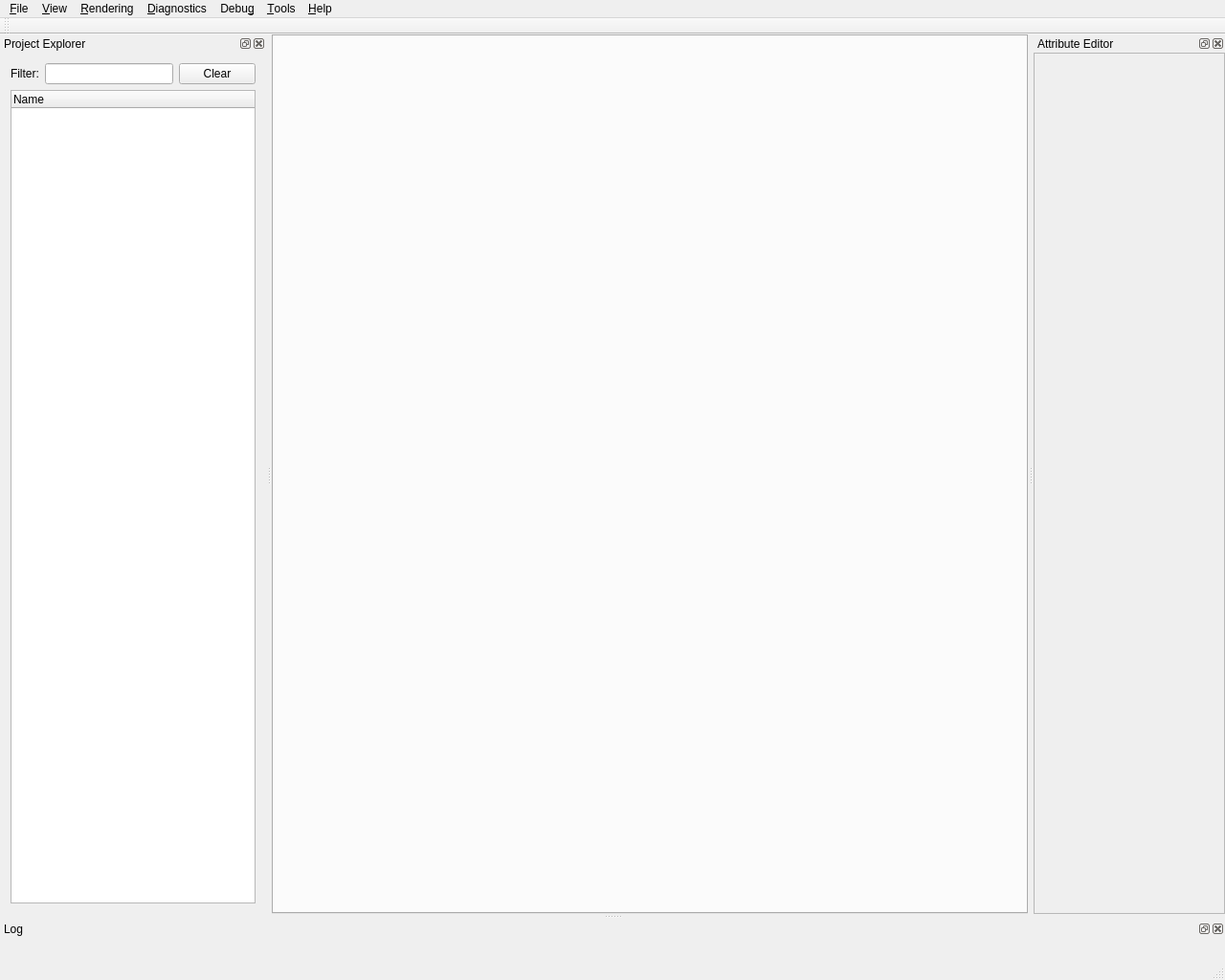
<?xml version="1.0" encoding="UTF-8"?>
<ui version="4.0">
 <class>MainWindow</class>
 <widget class="QMainWindow" name="MainWindow">
  <property name="geometry">
   <rect>
    <x>0</x>
    <y>0</y>
    <width>1280</width>
    <height>1024</height>
   </rect>
  </property>
  <property name="windowTitle">
   <string>appleseed.studio</string>
  </property>
  <property name="locale">
   <locale language="C" country="AnyCountry"/>
  </property>
  <property name="toolButtonStyle">
   <enum>Qt::ToolButtonIconOnly</enum>
  </property>
  <property name="animated">
   <bool>false</bool>
  </property>
  <widget class="QWidget" name="main_window_contents">
   <layout class="QGridLayout" name="gridLayout_3">
    <property name="leftMargin">
     <number>0</number>
    </property>
    <property name="topMargin">
     <number>0</number>
    </property>
    <property name="rightMargin">
     <number>0</number>
    </property>
    <property name="bottomMargin">
     <number>0</number>
    </property>
    <item row="0" column="0">
     <widget class="QTabWidget" name="tab_render_channels">
      <property name="currentIndex">
       <number>-1</number>
      </property>
     </widget>
    </item>
   </layout>
  </widget>
  <widget class="QMenuBar" name="main_menubar">
   <property name="geometry">
    <rect>
     <x>0</x>
     <y>0</y>
     <width>1280</width>
     <height>20</height>
    </rect>
   </property>
   <widget class="QMenu" name="menu_file">
    <property name="title">
     <string>&amp;File</string>
    </property>
    <widget class="QMenu" name="menu_file_open_builtin_project">
     <property name="title">
      <string>Open &amp;Built-in Project</string>
     </property>
     <addaction name="action_file_open_builtin_project_cornellbox"/>
    </widget>
    <widget class="QMenu" name="menu_open_recent">
     <property name="title">
      <string>Open Recen&amp;t</string>
     </property>
    </widget>
    <addaction name="action_file_new_project"/>
    <addaction name="action_file_open_project"/>
    <addaction name="menu_open_recent"/>
    <addaction name="menu_file_open_builtin_project"/>
    <addaction name="action_file_reload_project"/>
    <addaction name="separator"/>
    <addaction name="action_file_monitor_project"/>
    <addaction name="separator"/>
    <addaction name="action_file_save_project"/>
    <addaction name="action_file_save_project_as"/>
    <addaction name="separator"/>
    <addaction name="action_file_close_project"/>
    <addaction name="separator"/>
    <addaction name="action_file_exit"/>
   </widget>
   <widget class="QMenu" name="menu_rendering">
    <property name="title">
     <string>&amp;Rendering</string>
    </property>
    <addaction name="action_rendering_start_interactive_rendering"/>
    <addaction name="action_rendering_start_final_rendering"/>
    <addaction name="action_rendering_pause_resume_rendering"/>
    <addaction name="action_rendering_stop_rendering"/>
    <addaction name="separator"/>
    <addaction name="action_rendering_rendering_settings"/>
   </widget>
   <widget class="QMenu" name="menu_diagnostics">
    <property name="title">
     <string>&amp;Diagnostics</string>
    </property>
    <widget class="QMenu" name="menu_diagnostics_override_shading">
     <property name="tearOffEnabled">
      <bool>true</bool>
     </property>
     <property name="title">
      <string>&amp;Override Shading</string>
     </property>
     <addaction name="action_diagnostics_override_shading_no_override"/>
     <addaction name="separator"/>
    </widget>
    <addaction name="menu_diagnostics_override_shading"/>
    <addaction name="action_diagnostics_false_colors"/>
   </widget>
   <widget class="QMenu" name="menu_debug">
    <property name="title">
     <string>Debu&amp;g</string>
    </property>
    <addaction name="action_debug_tests"/>
    <addaction name="action_debug_benchmarks"/>
    <addaction name="separator"/>
    <addaction name="action_debug_profiler"/>
    <addaction name="action_debug_memory_map"/>
   </widget>
   <widget class="QMenu" name="menu_tools">
    <property name="title">
     <string>&amp;Tools</string>
    </property>
    <addaction name="action_tools_settings"/>
    <addaction name="action_tools_save_settings"/>
    <addaction name="action_tools_reload_settings"/>
   </widget>
   <widget class="QMenu" name="menu_help">
    <property name="title">
     <string>&amp;Help</string>
    </property>
    <addaction name="action_help_about"/>
   </widget>
   <widget class="QMenu" name="menu_view">
    <property name="title">
     <string>&amp;View</string>
    </property>
   </widget>
   <addaction name="menu_file"/>
   <addaction name="menu_view"/>
   <addaction name="menu_rendering"/>
   <addaction name="menu_diagnostics"/>
   <addaction name="menu_debug"/>
   <addaction name="menu_tools"/>
   <addaction name="menu_help"/>
  </widget>
  <widget class="QToolBar" name="main_toolbar">
   <property name="windowTitle">
    <string>Toolbar</string>
   </property>
   <property name="iconSize">
    <size>
     <width>18</width>
     <height>18</height>
    </size>
   </property>
   <attribute name="toolBarArea">
    <enum>TopToolBarArea</enum>
   </attribute>
   <attribute name="toolBarBreak">
    <bool>false</bool>
   </attribute>
  </widget>
  <widget class="QStatusBar" name="main_statusbar"/>
  <widget class="QDockWidget" name="project_explorer">
   <property name="minimumSize">
    <size>
     <width>228</width>
     <height>187</height>
    </size>
   </property>
   <property name="accessibleName">
    <string/>
   </property>
   <property name="autoFillBackground">
    <bool>false</bool>
   </property>
   <property name="allowedAreas">
    <set>Qt::LeftDockWidgetArea|Qt::RightDockWidgetArea</set>
   </property>
   <property name="windowTitle">
    <string>Project Explorer</string>
   </property>
   <attribute name="dockWidgetArea">
    <number>1</number>
   </attribute>
   <widget class="QWidget" name="project_explorer_contents">
    <layout class="QGridLayout" name="gridLayout_2">
     <item row="2" column="0">
      <widget class="QTreeWidget" name="treewidget_project_explorer_scene">
       <property name="alternatingRowColors">
        <bool>true</bool>
       </property>
       <property name="selectionMode">
        <enum>QAbstractItemView::ExtendedSelection</enum>
       </property>
       <property name="uniformRowHeights">
        <bool>true</bool>
       </property>
       <property name="allColumnsShowFocus">
        <bool>true</bool>
       </property>
       <property name="columnCount">
        <number>1</number>
       </property>
       <attribute name="headerVisible">
        <bool>true</bool>
       </attribute>
       <column>
        <property name="text">
         <string>Name</string>
        </property>
       </column>
      </widget>
     </item>
     <item row="0" column="0" rowspan="2">
      <layout class="QHBoxLayout" name="layout_filter">
       <item>
        <widget class="QLabel" name="label_filter">
         <property name="text">
          <string>Filter:</string>
         </property>
        </widget>
       </item>
       <item>
        <widget class="QLineEdit" name="lineedit_filter"/>
       </item>
       <item>
        <widget class="QPushButton" name="pushbutton_clear_filter">
         <property name="text">
          <string>Clear</string>
         </property>
        </widget>
       </item>
      </layout>
     </item>
    </layout>
   </widget>
  </widget>
  <widget class="QDockWidget" name="log">
   <property name="windowTitle">
    <string>Log</string>
   </property>
   <attribute name="dockWidgetArea">
    <number>8</number>
   </attribute>
   <widget class="QWidget" name="log_contents">
    <layout class="QGridLayout" name="gridLayout_9"/>
   </widget>
  </widget>
  <widget class="QDockWidget" name="attribute_editor">
   <property name="minimumSize">
    <size>
     <width>200</width>
     <height>113</height>
    </size>
   </property>
   <property name="floating">
    <bool>false</bool>
   </property>
   <property name="windowTitle">
    <string>Attribute Editor</string>
   </property>
   <attribute name="dockWidgetArea">
    <number>2</number>
   </attribute>
   <widget class="QScrollArea" name="attribute_editor_scrollarea">
    <property name="widgetResizable">
     <bool>true</bool>
    </property>
    <widget class="QWidget" name="attribute_editor_scrollarea_contents">
     <property name="geometry">
      <rect>
       <x>0</x>
       <y>0</y>
       <width>198</width>
       <height>906</height>
      </rect>
     </property>
    </widget>
   </widget>
  </widget>
  <action name="action_file_new_project">
   <property name="text">
    <string>&amp;New Project</string>
   </property>
  </action>
  <action name="action_file_open_project">
   <property name="text">
    <string>&amp;Open Project...</string>
   </property>
  </action>
  <action name="action_file_open_builtin_project_cornellbox">
   <property name="text">
    <string>&amp;Cornell Box</string>
   </property>
  </action>
  <action name="action_file_save_project">
   <property name="text">
    <string>&amp;Save Project</string>
   </property>
  </action>
  <action name="action_file_save_project_as">
   <property name="text">
    <string>Save Project &amp;As...</string>
   </property>
  </action>
  <action name="action_file_exit">
   <property name="text">
    <string>&amp;Exit</string>
   </property>
  </action>
  <action name="action_debug_tests">
   <property name="text">
    <string>&amp;Tests...</string>
   </property>
   <property name="shortcut">
    <string>Ctrl+Shift+T</string>
   </property>
  </action>
  <action name="action_debug_benchmarks">
   <property name="text">
    <string>&amp;Benchmarks...</string>
   </property>
   <property name="shortcut">
    <string>Ctrl+Shift+B</string>
   </property>
  </action>
  <action name="action_debug_memory_map">
   <property name="text">
    <string>&amp;Memory Map...</string>
   </property>
   <property name="shortcut">
    <string>Ctrl+Shift+M</string>
   </property>
  </action>
  <action name="action_debug_profiler">
   <property name="text">
    <string>Profiler...</string>
   </property>
   <property name="shortcut">
    <string>Ctrl+Shift+P</string>
   </property>
  </action>
  <action name="action_help_about">
   <property name="text">
    <string>&amp;About...</string>
   </property>
  </action>
  <action name="action_diagnostics_override_shading_no_override">
   <property name="checkable">
    <bool>true</bool>
   </property>
   <property name="checked">
    <bool>true</bool>
   </property>
   <property name="text">
    <string>&amp;No Override</string>
   </property>
   <property name="shortcut">
    <string>Ctrl+Shift+0</string>
   </property>
  </action>
  <action name="action_navigation_inspect">
   <property name="text">
    <string>&amp;Inspect</string>
   </property>
  </action>
  <action name="action_navigation_fly">
   <property name="text">
    <string>&amp;Fly</string>
   </property>
  </action>
  <action name="action_navigation_freeze">
   <property name="text">
    <string>Free&amp;ze</string>
   </property>
  </action>
  <action name="action_rendering_start_final_rendering">
   <property name="text">
    <string>Start &amp;Final Rendering</string>
   </property>
   <property name="shortcut">
    <string>F6</string>
   </property>
  </action>
  <action name="action_rendering_start_interactive_rendering">
   <property name="text">
    <string>Start &amp;Interactive Rendering</string>
   </property>
   <property name="shortcut">
    <string>F5</string>
   </property>
  </action>
  <action name="action_rendering_pause_resume_rendering">
   <property name="checkable">
    <bool>true</bool>
   </property>
   <property name="text">
    <string>&amp;Pause/Resume Rendering</string>
   </property>
   <property name="shortcut">
    <string>Ctrl+F5</string>
   </property>
  </action>
  <action name="action_rendering_stop_rendering">
   <property name="text">
    <string>S&amp;top Rendering</string>
   </property>
   <property name="shortcut">
    <string>Shift+F5</string>
   </property>
  </action>
  <action name="action_rendering_rendering_settings">
   <property name="text">
    <string>&amp;Rendering Settings...</string>
   </property>
   <property name="shortcut">
    <string>F7</string>
   </property>
  </action>
  <action name="action_file_reload_project">
   <property name="text">
    <string>&amp;Reload Project</string>
   </property>
   <property name="shortcut">
    <string>Ctrl+R</string>
   </property>
  </action>
  <action name="action_tools_reload_settings">
   <property name="text">
    <string>&amp;Reload Settings</string>
   </property>
   <property name="shortcut">
    <string>Ctrl+Shift+R</string>
   </property>
  </action>
  <action name="action_tools_save_settings">
   <property name="text">
    <string>S&amp;ave Settings</string>
   </property>
   <property name="shortcut">
    <string>Ctrl+Shift+S</string>
   </property>
  </action>
  <action name="action_clear_open_recent_menu">
   <property name="text">
    <string>Clear Menu</string>
   </property>
  </action>
  <action name="action_tools_watch_file_changes">
   <property name="checkable">
    <bool>true</bool>
   </property>
   <property name="text">
    <string>Watch File Changes</string>
   </property>
  </action>
  <action name="action_file_monitor_project">
   <property name="checkable">
    <bool>true</bool>
   </property>
   <property name="text">
    <string>&amp;Monitor Project File</string>
   </property>
  </action>
  <action name="action_file_pack_project_as">
   <property name="text">
    <string>&amp;Pack Project As...</string>
   </property>
  </action>
  <action name="action_file_close_project">
   <property name="text">
    <string>&amp;Close Project</string>
   </property>
  </action>
  <action name="action_tools_settings">
   <property name="text">
    <string>&amp;Settings...</string>
   </property>
  </action>
  <action name="action_diagnostics_false_colors">
   <property name="text">
    <string>&amp;False Colors...</string>
   </property>
   <property name="shortcut">
    <string>Ctrl+Shift+F</string>
   </property>
  </action>
 </widget>
 <layoutdefault spacing="6" margin="11"/>
 <resources/>
 <connections/>
</ui>
